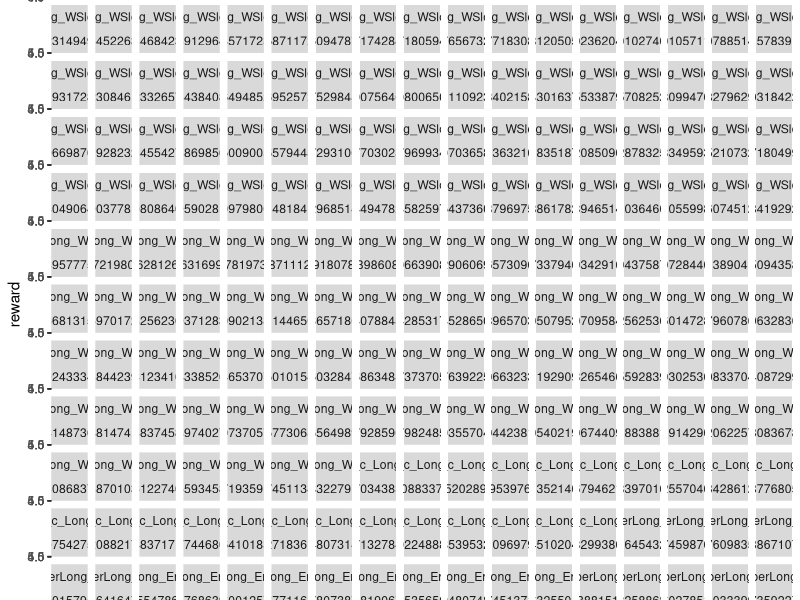
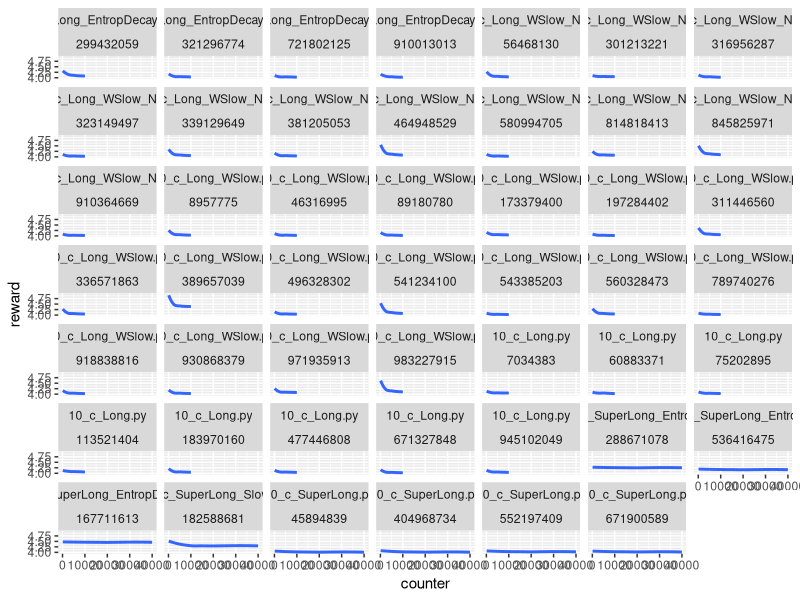

Recreate these plots in R, in order.
data = read.csv("rewards.tsv", sep="\t")


library(tidyr)
library(dplyr)
library(ggplot2)




ggplot(data, aes(x=counter, y=reward)) + geom_line() + facet_wrap(~version+filenum)


ggplot(data %>% filter(rate==0.2), aes(x=counter, y=reward)) + geom_smooth() + facet_wrap(~version+filenum)




